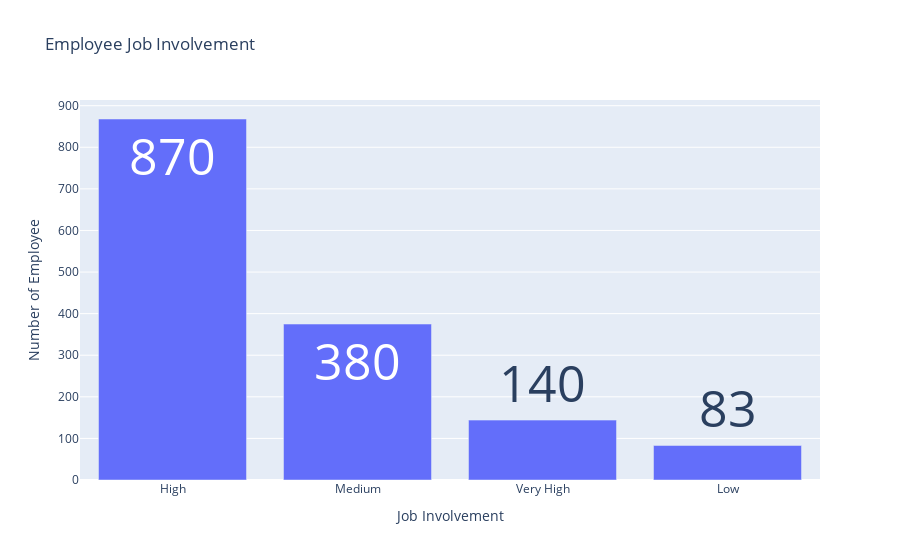

Notebook code for this chart:
### Code cell
# visualize the distribution of employees by job involvement
def viz_job_involvement(df, graph='bar'):
    df_job_involvement = df['JobInvolvement'].value_counts()
    # labels
    df_job_involvement.index = df_job_involvement.index.map({1:'Low', 2:'Medium', 3:'High', 4:'Very High'})
    if graph == 'bar':
        fig = px.bar(x=df_job_involvement.index, y=df_job_involvement.values, labels={'x':'Job Involvement', 'y':'Number of Employee'}, title='Employee Job Involvement', text=df_job_involvement.values)
        # increase text size
        fig.update_traces(texttemplate='%{text:.2s}', textposition='auto', textfont_size=50)
    elif graph == 'pie':
        fig = px.pie(names=df_job_involvement.index, values=df_job_involvement.values, title='Employee Job Involvement', hole=.7)
        fig.add_annotation(text='Employees<br>'+str(df.shape[0]), x=0.5, y=0.5, font_size=20, showarrow=False, )
    return fig

viz_job_involvement(df, graph='bar')

### Figure 1 — Plotly figure (JSON) as saved in the notebook; plotly's stock layout.template omitted (floating-point values rounded to 4 significant figures)
{"data": [{"alignmentgroup": "True", "hovertemplate": "Job Involvement=%{x}<br>Number of Employee=%{y}<br>text=%{text}<extra></extra>", "legendgroup": "", "marker": {"color": "#636efa", "pattern": {"shape": ""}}, "name": "", "offsetgroup": "", "orientation": "v", "showlegend": false, "text": [868, 375, 144, 83], "textfont": {"size": 50}, "textposition": "auto", "texttemplate": "%{text:.2s}", "type": "bar", "x": ["High", "Medium", "Very High", "Low"], "xaxis": "x", "y": [868, 375, 144, 83], "yaxis": "y"}], "layout": {"barmode": "relative", "legend": {"tracegroupgap": 0}, "title": {"text": "Employee Job Involvement"}, "xaxis": {"anchor": "y", "domain": [0, 1], "title": {"text": "Job Involvement"}}, "yaxis": {"anchor": "x", "domain": [0, 1], "title": {"text": "Number of Employee"}}}}
